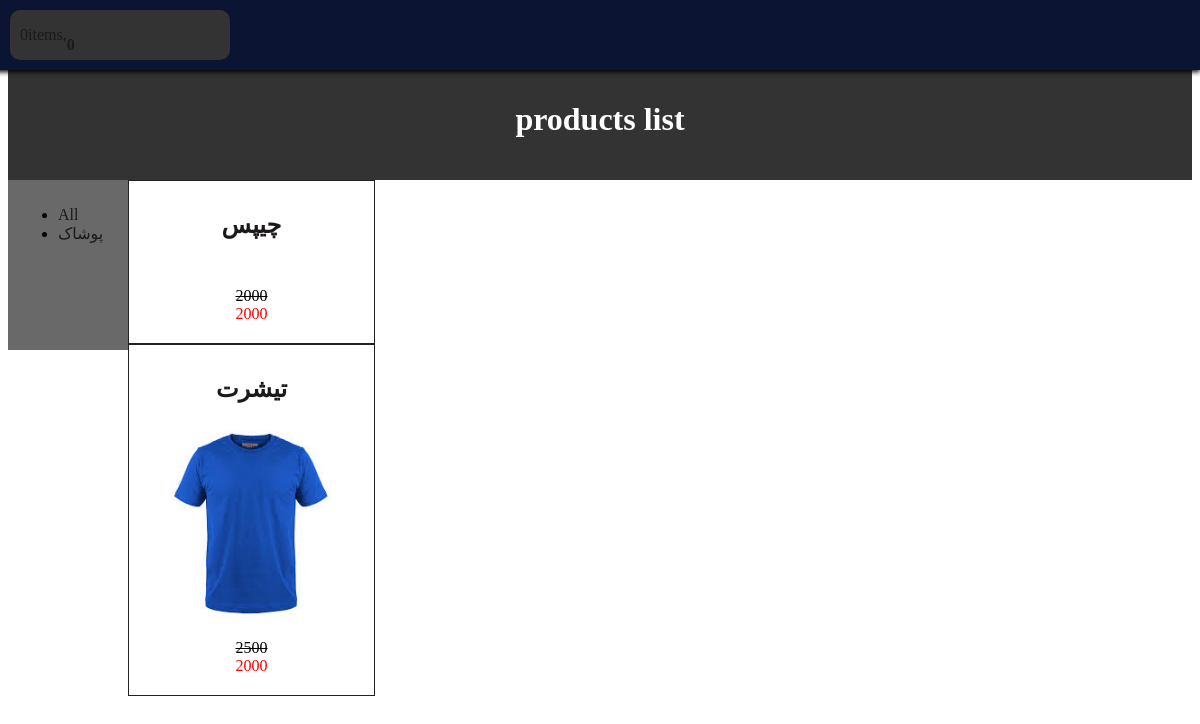
Page /products on the committed database.
### shop/models.py (models this page shows, shortened)
class Category(models.Model):
    name = models.CharField(max_length=250)
    slug = models.SlugField(max_length=255, unique=True)
    class Meta:
        ordering = ['name']
        indexes = [
            models.Index(fields=['name'])
        ]
        verbose_name = 'category'
        verbose_name_plural = 'categories'

class Product(models.Model):
    category = models.ForeignKey(Category, related_name='product', on_delete=models.CASCADE, verbose_name='category')
    name = models.CharField(max_length=255, verbose_name='name product')
    slug = models.SlugField(max_length=255, verbose_name='slug')
    description = models.TextField(max_length=1200, verbose_name='product info')
    inventory = models.PositiveIntegerField(default=0, verbose_name='inventory')
    price = models.PositiveIntegerField(default=0, verbose_name='price')
    weight = models.PositiveIntegerField(default=0, verbose_name='weight')
    off = models.PositiveIntegerField(default=0, verbose_name='off')
    new_price = models.PositiveIntegerField(default=0, verbose_name="new price")
    created = models.DateTimeField(auto_now_add=True, verbose_name='created time')
    updated = models.DateTimeField(auto_now=True, verbose_name='updated time')
    class Meta:
        ordering = ['-created']
        indexes = [
            models.Index(fields=['id', 'slug']),
            models.Index(fields=['name']),
            models.Index(fields=['-created']),
        ]
        verbose_name = 'محصول'
        verbose_name_plural = 'محصولات'
    def get_absolute_url(self):
        return reverse('shop:product_detail', args=[self.id, self.slug])

class Image(models.Model):
    product = models.ForeignKey(Product, on_delete=models.CASCADE, related_name="images", verbose_name="product")
    file = models.ImageField(upload_to="product_images/%Y/%m/%d")
    title = models.CharField(max_length=250, verbose_name="title", null=True, blank=True)
    description = models.TextField(verbose_name="description", null=True, blank=True)
    created = models.DateTimeField(auto_now_add=True)
    class Meta:
        ordering = ['-created']
        indexes = [
            models.Index(fields=['-created'])
        ]
        verbose_name = "image"
        verbose_name_plural = "images"

### shop/views.py (the view)
# urls.py: path('products', views.product_list, name='products_list'),
def product_list(request, category_slug=None):
    category = None
    categories = Category.objects.all()
    products = Product.objects.all()
    if category_slug:
        category = get_object_or_404(Category, slug=category_slug)
        products = products.filter(category=category)
    context = {
        'category': category,
        'categories': categories,
        'products': products,
    }
    return render(request, 'shop/list.html', context)

### card/cart.py (called while the page is built)
    def get_total_price(self):
        price = sum(item['price'] * item['quantity'] for item in self.cart.values())
        return price

    def __len__(self):
        return sum(item['quantity'] for item in self.cart.values())

### card/context_processors.py (called while the page is built)
def cart(request):
    return {"cart": Cart(request)}

### templates/shop/list.html (shortened to what this page needs)
{% extends 'parent/base.html' %}
{% load static %}
{% block content%}
    <div class="header">
    {% if category %}
        <h1> products list of {{ category.name }}</h1>
        {% else %}
        <h1>products list</h1>
    {% endif %}
    </div>
    <div class="container">
        <div class="small-div">
            <ul class="categories">
                <li class="category"><a href="{% url 'shop:products_list' %}">All</a></li>
                {% for ct in categories %}
                <li class="category"><a href="{% url 'shop:products_by_category' ct.slug %}">{{ ct.name }}</a></li>
                {% endfor %}
        </ul>
        </div>
    <div class="large-div">
        {% for product in products%}
            <div class="product">
                <h2><a href="{{ product.get_absolute_url }}">{{ product.name }}</a></h2>
                <img class='pic' src="{{ product.images.first.file.url }}">
            <div class="price">
                <span class="original-price">{{ product.price }}</span>
                <br>
                <span class="discounted-price">{{ product.new_price }}</span>
            </div>
            </div>
        {% endfor %}
    </div>
    </div>
{% endblock %}

### shop/static/css/base.css (style rules this page uses)
.header { text-align:center; padding: 20px; background-color: #333; color: #fff; margin-top: 60px; }
.container { display: flex; }
.small-div { width: 100px; height: 150px; background-color: dimgray; padding: 10px; }
a:link, a:visited { color: #1c1919; text-decoration: none; }
.product { border:1px solid #252121; padding: 10px; text-align: center; }
.pic { width: 90%; }
.price { position: relative; margin: 10px; }
.original-price { text-decoration: line-through; }
.discounted-price { color: red; }

### rows in the picture
Category: name "پوشاک"
Product: name "چیپس", price "2000", new_price "2000"
Product: name "تیشرت", images.first.file (picture), price "2500", new_price "2000"

### other values in the picture
{{ item_count }} "0"
{{ cart.get_total_price }} "0"
